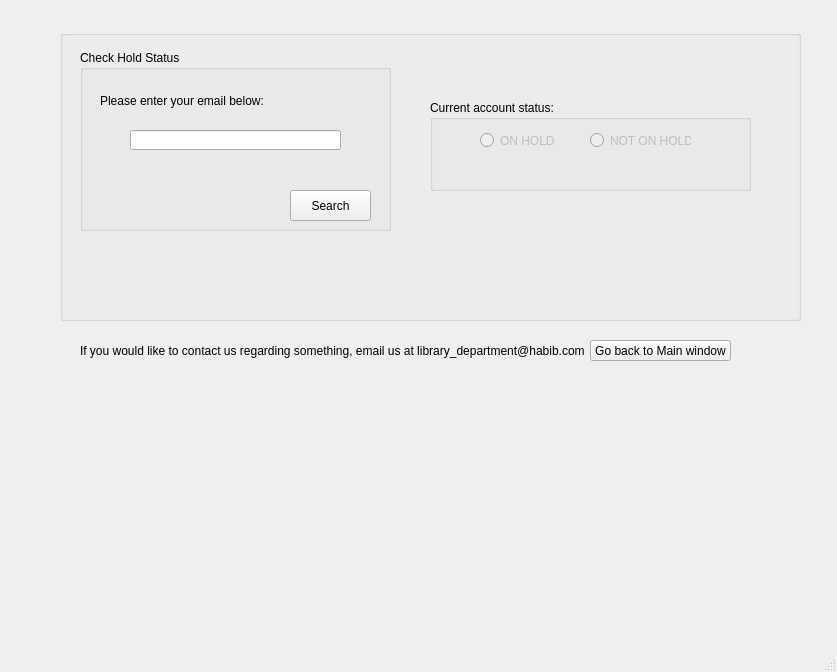
<?xml version="1.0" encoding="UTF-8"?>
<ui version="4.0">
 <class>contact_us</class>
 <widget class="QMainWindow" name="contact_us">
  <property name="geometry">
   <rect>
    <x>0</x>
    <y>0</y>
    <width>837</width>
    <height>672</height>
   </rect>
  </property>
  <property name="windowTitle">
   <string>MainWindow</string>
  </property>
  <widget class="QWidget" name="centralwidget">
   <widget class="QGroupBox" name="search_groupBox">
    <property name="geometry">
     <rect>
      <x>60</x>
      <y>30</y>
      <width>741</width>
      <height>291</height>
     </rect>
    </property>
    <property name="title">
     <string/>
    </property>
    <widget class="QGroupBox" name="accountstatus_groupBox">
     <property name="geometry">
      <rect>
       <x>370</x>
       <y>70</y>
       <width>321</width>
       <height>91</height>
      </rect>
     </property>
     <property name="title">
      <string>Current account status:</string>
     </property>
     <widget class="QRadioButton" name="onhold_radioButton">
      <property name="enabled">
       <bool>false</bool>
      </property>
      <property name="geometry">
       <rect>
        <x>50</x>
        <y>30</y>
        <width>91</width>
        <height>21</height>
       </rect>
      </property>
      <property name="text">
       <string>ON HOLD</string>
      </property>
     </widget>
     <widget class="QRadioButton" name="notonhold_radioButton">
      <property name="enabled">
       <bool>false</bool>
      </property>
      <property name="geometry">
       <rect>
        <x>160</x>
        <y>30</y>
        <width>101</width>
        <height>21</height>
       </rect>
      </property>
      <property name="text">
       <string>NOT ON HOLD</string>
      </property>
     </widget>
    </widget>
    <widget class="QGroupBox" name="studentdetails_groupBox">
     <property name="geometry">
      <rect>
       <x>20</x>
       <y>20</y>
       <width>311</width>
       <height>181</height>
      </rect>
     </property>
     <property name="title">
      <string>Check Hold Status</string>
     </property>
     <widget class="QLabel" name="studentemail_label">
      <property name="geometry">
       <rect>
        <x>20</x>
        <y>40</y>
        <width>191</width>
        <height>21</height>
       </rect>
      </property>
      <property name="text">
       <string>Please enter your email below:</string>
      </property>
     </widget>
     <widget class="QLineEdit" name="studentemail_lineEdit">
      <property name="geometry">
       <rect>
        <x>50</x>
        <y>80</y>
        <width>211</width>
        <height>20</height>
       </rect>
      </property>
     </widget>
     <widget class="QPushButton" name="pushButton_2">
      <property name="geometry">
       <rect>
        <x>210</x>
        <y>140</y>
        <width>81</width>
        <height>31</height>
       </rect>
      </property>
      <property name="text">
       <string>Search</string>
      </property>
     </widget>
    </widget>
   </widget>
   <widget class="QLabel" name="studentname_label_2">
    <property name="geometry">
     <rect>
      <x>80</x>
      <y>340</y>
      <width>521</width>
      <height>21</height>
     </rect>
    </property>
    <property name="text">
     <string>If you would like to contact us regarding something, email us at library_department@habib.com</string>
    </property>
   </widget>
   <widget class="QPushButton" name="pushButton">
    <property name="geometry">
     <rect>
      <x>590</x>
      <y>340</y>
      <width>141</width>
      <height>21</height>
     </rect>
    </property>
    <property name="text">
     <string>Go back to Main window</string>
    </property>
   </widget>
  </widget>
  <widget class="QMenuBar" name="menubar">
   <property name="geometry">
    <rect>
     <x>0</x>
     <y>0</y>
     <width>837</width>
     <height>21</height>
    </rect>
   </property>
  </widget>
  <widget class="QStatusBar" name="statusbar"/>
 </widget>
 <resources/>
 <connections/>
</ui>
